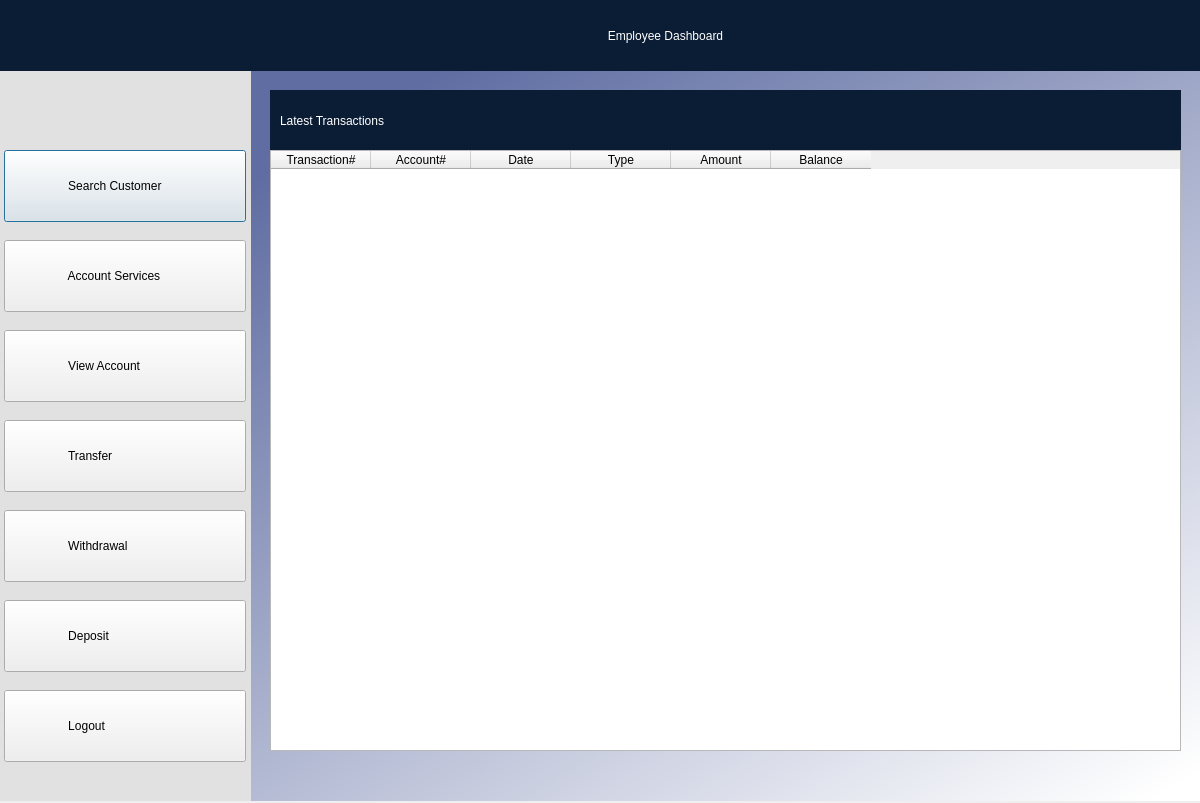
<?xml version="1.0" encoding="UTF-8"?>
<ui version="4.0">
 <class>Dialog</class>
 <widget class="QDialog" name="Dialog">
  <property name="geometry">
   <rect>
    <x>0</x>
    <y>0</y>
    <width>1200</width>
    <height>803</height>
   </rect>
  </property>
  <property name="windowTitle">
   <string>Rattler Bank Database</string>
  </property>
  <property name="windowIcon">
   <iconset>
    <normaloff>RB snake.png</normaloff>RB snake.png</iconset>
  </property>
  <property name="sizeGripEnabled">
   <bool>false</bool>
  </property>
  <widget class="QWidget" name="bgwidget" native="true">
   <property name="geometry">
    <rect>
     <x>0</x>
     <y>0</y>
     <width>1201</width>
     <height>801</height>
    </rect>
   </property>
   <property name="styleSheet">
    <string notr="true">QWidget#bgwidget{
background-color:qlineargradient(spread:pad, x1:0.242, y1:0.198727, x2:0.957, y2:1, stop:0 rgba(95, 109, 162, 255), stop:1 rgba(255, 255, 255, 255))}</string>
   </property>
   <widget class="QLabel" name="label_2">
    <property name="geometry">
     <rect>
      <x>10</x>
      <y>10</y>
      <width>321</width>
      <height>51</height>
     </rect>
    </property>
    <property name="text">
     <string/>
    </property>
    <property name="pixmap">
     <pixmap>RB3.png</pixmap>
    </property>
    <property name="scaledContents">
     <bool>true</bool>
    </property>
   </widget>
   <widget class="QPushButton" name="search_customer_button">
    <property name="geometry">
     <rect>
      <x>4</x>
      <y>150</y>
      <width>242</width>
      <height>72</height>
     </rect>
    </property>
    <property name="sizePolicy">
     <sizepolicy hsizetype="Expanding" vsizetype="Fixed">
      <horstretch>1</horstretch>
      <verstretch>0</verstretch>
     </sizepolicy>
    </property>
    <property name="styleSheet">
     <string notr="true">text-align:left;
font: 9pt &quot;Heebo&quot;;
</string>
    </property>
    <property name="text">
     <string>                   Search Customer</string>
    </property>
   </widget>
   <widget class="QLabel" name="error">
    <property name="geometry">
     <rect>
      <x>430</x>
      <y>580</y>
      <width>311</width>
      <height>31</height>
     </rect>
    </property>
    <property name="styleSheet">
     <string notr="true">font: 10pt &quot;MS Shell Dlg 2&quot;; color: red;</string>
    </property>
    <property name="text">
     <string/>
    </property>
   </widget>
   <widget class="QLabel" name="label_3">
    <property name="geometry">
     <rect>
      <x>0</x>
      <y>70</y>
      <width>251</width>
      <height>731</height>
     </rect>
    </property>
    <property name="styleSheet">
     <string notr="true">background-color: rgb(225, 225, 225);</string>
    </property>
    <property name="text">
     <string/>
    </property>
   </widget>
   <widget class="QLabel" name="label_6">
    <property name="geometry">
     <rect>
      <x>0</x>
      <y>0</y>
      <width>1201</width>
      <height>71</height>
     </rect>
    </property>
    <property name="styleSheet">
     <string notr="true">background-color: rgb(11, 29, 53);</string>
    </property>
    <property name="text">
     <string/>
    </property>
   </widget>
   <widget class="QLabel" name="label_7">
    <property name="geometry">
     <rect>
      <x>14</x>
      <y>160</y>
      <width>61</width>
      <height>51</height>
     </rect>
    </property>
    <property name="text">
     <string/>
    </property>
    <property name="pixmap">
     <pixmap>icons8-search-48.png</pixmap>
    </property>
   </widget>
   <widget class="QPushButton" name="acct_services_button">
    <property name="geometry">
     <rect>
      <x>4</x>
      <y>240</y>
      <width>242</width>
      <height>72</height>
     </rect>
    </property>
    <property name="styleSheet">
     <string notr="true">text-align:left;
font: 9pt &quot;Heebo&quot;;
</string>
    </property>
    <property name="text">
     <string>                   Account Services</string>
    </property>
   </widget>
   <widget class="QPushButton" name="view_acct_button">
    <property name="geometry">
     <rect>
      <x>4</x>
      <y>330</y>
      <width>242</width>
      <height>72</height>
     </rect>
    </property>
    <property name="styleSheet">
     <string notr="true">text-align:left;
font: 9pt &quot;Heebo&quot;;
</string>
    </property>
    <property name="text">
     <string>                   View Account</string>
    </property>
   </widget>
   <widget class="QPushButton" name="transfer_button">
    <property name="geometry">
     <rect>
      <x>4</x>
      <y>420</y>
      <width>242</width>
      <height>72</height>
     </rect>
    </property>
    <property name="styleSheet">
     <string notr="true">text-align:left;
font: 9pt &quot;Heebo&quot;;
</string>
    </property>
    <property name="text">
     <string>                   Transfer</string>
    </property>
   </widget>
   <widget class="QLabel" name="label_8">
    <property name="geometry">
     <rect>
      <x>18</x>
      <y>253</y>
      <width>51</width>
      <height>51</height>
     </rect>
    </property>
    <property name="text">
     <string/>
    </property>
    <property name="pixmap">
     <pixmap>icons8-test-account-48.png</pixmap>
    </property>
   </widget>
   <widget class="QLabel" name="label_9">
    <property name="geometry">
     <rect>
      <x>14</x>
      <y>340</y>
      <width>51</width>
      <height>51</height>
     </rect>
    </property>
    <property name="text">
     <string/>
    </property>
    <property name="pixmap">
     <pixmap>icons8-bank-building-48.png</pixmap>
    </property>
   </widget>
   <widget class="QLabel" name="label_10">
    <property name="geometry">
     <rect>
      <x>14</x>
      <y>430</y>
      <width>51</width>
      <height>51</height>
     </rect>
    </property>
    <property name="text">
     <string/>
    </property>
    <property name="pixmap">
     <pixmap>icons8-data-transfer-48.png</pixmap>
    </property>
   </widget>
   <widget class="QPushButton" name="withdrawal_button">
    <property name="geometry">
     <rect>
      <x>4</x>
      <y>510</y>
      <width>242</width>
      <height>72</height>
     </rect>
    </property>
    <property name="styleSheet">
     <string notr="true">text-align:left;
font: 9pt &quot;Heebo&quot;;
</string>
    </property>
    <property name="text">
     <string>                   Withdrawal</string>
    </property>
   </widget>
   <widget class="QLabel" name="label_11">
    <property name="geometry">
     <rect>
      <x>14</x>
      <y>520</y>
      <width>51</width>
      <height>51</height>
     </rect>
    </property>
    <property name="text">
     <string/>
    </property>
    <property name="pixmap">
     <pixmap>icons8-atm-48.png</pixmap>
    </property>
   </widget>
   <widget class="QPushButton" name="deposit_button">
    <property name="geometry">
     <rect>
      <x>4</x>
      <y>600</y>
      <width>242</width>
      <height>72</height>
     </rect>
    </property>
    <property name="styleSheet">
     <string notr="true">text-align:left;
font: 9pt &quot;Heebo&quot;;
</string>
    </property>
    <property name="text">
     <string>                   Deposit</string>
    </property>
   </widget>
   <widget class="QLabel" name="label_12">
    <property name="geometry">
     <rect>
      <x>14</x>
      <y>610</y>
      <width>51</width>
      <height>51</height>
     </rect>
    </property>
    <property name="text">
     <string/>
    </property>
    <property name="pixmap">
     <pixmap>icons8-money-bag-48.png</pixmap>
    </property>
   </widget>
   <widget class="QLabel" name="employee_name">
    <property name="geometry">
     <rect>
      <x>10</x>
      <y>80</y>
      <width>241</width>
      <height>41</height>
     </rect>
    </property>
    <property name="styleSheet">
     <string notr="true">font: 12pt &quot;Heebo&quot;;</string>
    </property>
    <property name="text">
     <string/>
    </property>
   </widget>
   <widget class="QLabel" name="label_13">
    <property name="geometry">
     <rect>
      <x>280</x>
      <y>100</y>
      <width>411</width>
      <height>41</height>
     </rect>
    </property>
    <property name="styleSheet">
     <string notr="true">font: 12pt &quot;Heebo&quot;; color:rgb(255, 255, 255)</string>
    </property>
    <property name="text">
     <string>Latest Transactions</string>
    </property>
   </widget>
   <widget class="QLabel" name="label_14">
    <property name="geometry">
     <rect>
      <x>270</x>
      <y>90</y>
      <width>911</width>
      <height>60</height>
     </rect>
    </property>
    <property name="styleSheet">
     <string notr="true">background-color: rgb(11, 29, 53);</string>
    </property>
    <property name="text">
     <string/>
    </property>
   </widget>
   <widget class="QTableWidget" name="tableWidget">
    <property name="geometry">
     <rect>
      <x>270</x>
      <y>150</y>
      <width>911</width>
      <height>601</height>
     </rect>
    </property>
    <property name="sizePolicy">
     <sizepolicy hsizetype="Fixed" vsizetype="Expanding">
      <horstretch>0</horstretch>
      <verstretch>0</verstretch>
     </sizepolicy>
    </property>
    <property name="font">
     <font>
      <family>Heebo</family>
      <pointsize>8</pointsize>
      <weight>50</weight>
      <italic>false</italic>
      <bold>false</bold>
     </font>
    </property>
    <property name="styleSheet">
     <string notr="true">font: 8pt &quot;Heebo&quot;;</string>
    </property>
    <property name="horizontalScrollBarPolicy">
     <enum>Qt::ScrollBarAlwaysOff</enum>
    </property>
    <property name="columnCount">
     <number>6</number>
    </property>
    <attribute name="horizontalHeaderCascadingSectionResizes">
     <bool>false</bool>
    </attribute>
    <column>
     <property name="text">
      <string>Transaction#</string>
     </property>
    </column>
    <column>
     <property name="text">
      <string>Account#</string>
     </property>
    </column>
    <column>
     <property name="text">
      <string>Date</string>
     </property>
    </column>
    <column>
     <property name="text">
      <string>Type</string>
     </property>
    </column>
    <column>
     <property name="text">
      <string>Amount</string>
     </property>
    </column>
    <column>
     <property name="text">
      <string>Balance</string>
     </property>
    </column>
   </widget>
   <widget class="QLabel" name="label_15">
    <property name="geometry">
     <rect>
      <x>24</x>
      <y>701</y>
      <width>51</width>
      <height>51</height>
     </rect>
    </property>
    <property name="text">
     <string/>
    </property>
    <property name="pixmap">
     <pixmap>icons8-logout-38.png</pixmap>
    </property>
   </widget>
   <widget class="QPushButton" name="logout_button">
    <property name="geometry">
     <rect>
      <x>4</x>
      <y>690</y>
      <width>242</width>
      <height>72</height>
     </rect>
    </property>
    <property name="styleSheet">
     <string notr="true">text-align:left;
font: 9pt &quot;Heebo&quot;;
</string>
    </property>
    <property name="text">
     <string>                   Logout</string>
    </property>
   </widget>
   <widget class="QLabel" name="make_deposit_label">
    <property name="geometry">
     <rect>
      <x>490</x>
      <y>15</y>
      <width>351</width>
      <height>41</height>
     </rect>
    </property>
    <property name="sizePolicy">
     <sizepolicy hsizetype="Preferred" vsizetype="Fixed">
      <horstretch>0</horstretch>
      <verstretch>0</verstretch>
     </sizepolicy>
    </property>
    <property name="styleSheet">
     <string notr="true">font: 75 16pt &quot;Gadugi&quot;; color:rgb(255, 255, 255)</string>
    </property>
    <property name="text">
     <string>Employee Dashboard</string>
    </property>
    <property name="alignment">
     <set>Qt::AlignCenter</set>
    </property>
   </widget>
   <zorder>error</zorder>
   <zorder>label_3</zorder>
   <zorder>label_6</zorder>
   <zorder>label_2</zorder>
   <zorder>search_customer_button</zorder>
   <zorder>label_7</zorder>
   <zorder>acct_services_button</zorder>
   <zorder>view_acct_button</zorder>
   <zorder>transfer_button</zorder>
   <zorder>label_8</zorder>
   <zorder>label_9</zorder>
   <zorder>label_10</zorder>
   <zorder>withdrawal_button</zorder>
   <zorder>label_11</zorder>
   <zorder>deposit_button</zorder>
   <zorder>label_12</zorder>
   <zorder>employee_name</zorder>
   <zorder>label_14</zorder>
   <zorder>label_13</zorder>
   <zorder>tableWidget</zorder>
   <zorder>logout_button</zorder>
   <zorder>label_15</zorder>
   <zorder>make_deposit_label</zorder>
  </widget>
 </widget>
 <resources/>
 <connections/>
</ui>
